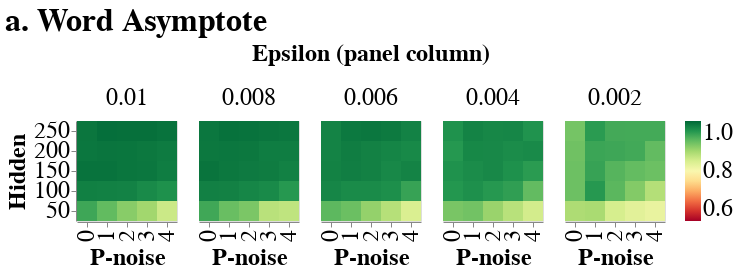

Write notebook code for a chart like this one.
### Markdown cell above
## Word asymptote

### Code cell
r1 = fig2(
    df_growth_word,
    title="a. Word Asymptote",
    var="max_acc",
    color_scheme="redyellowgreen",
    domain=(0.6, 1),
    font_size=24,
    epsilon_label="Epsilon (panel column)"
)

r1

### Figure 1 — Vega-Lite specification as saved in the notebook (floating-point values rounded to 4 significant figures)
{"config": {"view": {"continuousWidth": 400, "continuousHeight": 300}, "axis": {"labelFontSize": 24, "titleFontSize": 24}, "header": {"labelFontSize": 24, "titleFontSize": 24}, "legend": {"labelFontSize": 24, "titleFontSize": 24}, "title": {"font": "serif", "fontSize": 32, "fontStyle": "normal"}}, "data": {"name": "data-d84a7aaa31c09cefe8e3cfa32ea7f166"}, "mark": "rect", "encoding": {"color": {"type": "quantitative", "field": "max_acc", "scale": {"domain": [0.6, 1], "scheme": "redyellowgreen"}, "title": null}, "column": {"type": "ordinal", "field": "learning_rate", "sort": "descending", "title": "Epsilon (panel column)"}, "x": {"type": "ordinal", "field": "p_noise", "title": "P-noise"}, "y": {"type": "ordinal", "field": "hidden_units", "sort": "descending", "title": "Hidden"}}, "title": "a. Word Asymptote", "$schema": "https://vega.github.io/schema/vega-lite/v4.8.1.json", "datasets": {"data-d84a7aaa31c09cefe8e3cfa32ea7f166": [{"hidden_units": 50.0, "p_noise": 0.0, "learning_rate": 0.002, "code_name": 64760000.0, "cleanup_units": 15.0, "mse": 0.001613, "max_acc": 0.8724, "k": 7.331, "x0": 0.01354, "growth": 2.109}, {"hidden_units": 50.0, "p_noise": 0.0, "learning_rate": 0.004, "code_name": 64760000.0, "cleanup_units": 15.0, "mse": 0.001807, "max_acc": 0.9069, "k": 14.52, "x0": 0.007016, "growth": 2.701}, {"hidden_units": 50.0, "p_noise": 0.0, "learning_rate": 0.006, "code_name": 64760000.0, "cleanup_units": 15.0, "mse": 0.002192, "max_acc": 0.9245, "k": 18.64, "x0": 0.003905, "growth": 2.938}, {"hidden_units": 50.0, "p_noise": 0.0, "learning_rate": 0.008, "code_name": 64760000.0, "cleanup_units": 15.0, "mse": 0.002609, "max_acc": 0.9417, "k": 23.14, "x0": 0.002667, "growth": 3.121}, {"hidden_units": 50.0, "p_noise": 0.0, "learning_rate": 0.01, "code_name": 64760000.0, "cleanup_units": 15.0, "mse": 0.002172, "max_acc": 0.9428, "k": 26.95, "x0": 0.001875, "growth": 3.255}, {"hidden_units": 50.0, "p_noise": 1.0, "learning_rate": 0.002, "code_name": 64760000.0, "cleanup_units": 15.0, "mse": 0.00123, "max_acc": 0.8753, "k": 5.469, "x0": 0.0494, "growth": 1.842}, {"hidden_units": 50.0, "p_noise": 1.0, "learning_rate": 0.004, "code_name": 64760000.0, "cleanup_units": 15.0, "mse": 0.001672, "max_acc": 0.9116, "k": 10.35, "x0": 0.02052, "growth": 2.375}, {"hidden_units": 50.0, "p_noise": 1.0, "learning_rate": 0.006, "code_name": 64760000.0, "cleanup_units": 15.0, "mse": 0.00189, "max_acc": 0.9156, "k": 15.37, "x0": 0.01294, "growth": 2.74}, {"hidden_units": 50.0, "p_noise": 1.0, "learning_rate": 0.008, "code_name": 64760000.0, "cleanup_units": 15.0, "mse": 0.001937, "max_acc": 0.9169, "k": 19.89, "x0": 0.008648, "growth": 2.969}, {"hidden_units": 50.0, "p_noise": 1.0, "learning_rate": 0.01, "code_name": 64760000.0, "cleanup_units": 15.0, "mse": 0.002128, "max_acc": 0.9211, "k": 23.19, "x0": 0.006649, "growth": 3.128}, {"hidden_units": 50.0, "p_noise": 2.0, "learning_rate": 0.002, "code_name": 64760000.0, "cleanup_units": 15.0, "mse": 0.0007661, "max_acc": 0.8405, "k": 3.909, "x0": 0.1333, "growth": 1.564}, {"hidden_units": 50.0, "p_noise": 2.0, "learning_rate": 0.004, "code_name": 64760000.0, "cleanup_units": 15.0, "mse": 0.001328, "max_acc": 0.8866, "k": 6.513, "x0": 0.05958, "growth": 1.973}, {"hidden_units": 50.0, "p_noise": 2.0, "learning_rate": 0.006, "code_name": 64760000.0, "cleanup_units": 15.0, "mse": 0.002031, "max_acc": 0.8901, "k": 9.949, "x0": 0.03443, "growth": 2.349}, {"hidden_units": 50.0, "p_noise": 2.0, "learning_rate": 0.008, "code_name": 64760000.0, "cleanup_units": 15.0, "mse": 0.001881, "max_acc": 0.9055, "k": 13.36, "x0": 0.02401, "growth": 2.606}, {"hidden_units": 50.0, "p_noise": 2.0, "learning_rate": 0.01, "code_name": 64760000.0, "cleanup_units": 15.0, "mse": 0.002219, "max_acc": 0.8978, "k": 18.73, "x0": 0.01941, "growth": 2.932}, {"hidden_units": 50.0, "p_noise": 3.0, "learning_rate": 0.002, "code_name": 64760000.0, "cleanup_units": 15.0, "mse": 0.00108, "max_acc": 0.8265, "k": 2.492, "x0": 0.2407, "growth": 1.216}, {"hidden_units": 50.0, "p_noise": 3.0, "learning_rate": 0.004, "code_name": 64760000.0, "cleanup_units": 15.0, "mse": 0.001173, "max_acc": 0.8641, "k": 4.562, "x0": 0.1094, "growth": 1.664}, {"hidden_units": 50.0, "p_noise": 3.0, "learning_rate": 0.006, "code_name": 64760000.0, "cleanup_units": 15.0, "mse": 0.001409, "max_acc": 0.8661, "k": 6.324, "x0": 0.06728, "growth": 1.944}, {"hidden_units": 50.0, "p_noise": 3.0, "learning_rate": 0.008, "code_name": 64760000.0, "cleanup_units": 15.0, "mse": 0.002042, "max_acc": 0.8637, "k": 8.819, "x0": 0.04698, "growth": 2.242}, {"hidden_units": 50.0, "p_noise": 3.0, "learning_rate": 0.01, "code_name": 64760000.0, "cleanup_units": 15.0, "mse": 0.00198, "max_acc": 0.8812, "k": 11.16, "x0": 0.03398, "growth": 2.441}, {"hidden_units": 50.0, "p_noise": 4.0, "learning_rate": 0.002, "code_name": 64760000.0, "cleanup_units": 15.0, "mse": 0.001225, "max_acc": 0.8189, "k": 2.503, "x0": 0.3753, "growth": 1.088}, {"hidden_units": 50.0, "p_noise": 4.0, "learning_rate": 0.004, "code_name": 64760000.0, "cleanup_units": 15.0, "mse": 0.001236, "max_acc": 0.8431, "k": 3.28, "x0": 0.1748, "growth": 1.416}, {"hidden_units": 50.0, "p_noise": 4.0, "learning_rate": 0.006, "code_name": 64760000.0, "cleanup_units": 15.0, "mse": 0.001501, "max_acc": 0.8365, "k": 4.676, "x0": 0.1041, "growth": 1.693}, {"hidden_units": 50.0, "p_noise": 4.0, "learning_rate": 0.008, "code_name": 64760000.0, "cleanup_units": 15.0, "mse": 0.001417, "max_acc": 0.8584, "k": 6.403, "x0": 0.06947, "growth": 1.96}, {"hidden_units": 50.0, "p_noise": 4.0, "learning_rate": 0.01, "code_name": 64760000.0, "cleanup_units": 15.0, "mse": 0.002262, "max_acc": 0.8491, "k": 8.285, "x0": 0.05476, "growth": 2.185}, {"hidden_units": 100.0, "p_noise": 0.0, "learning_rate": 0.002, "code_name": 64760000.0, "cleanup_units": 15.0, "mse": 0.001991, "max_acc": 0.9146, "k": 7.846, "x0": 0.008416, "growth": 2.148}, {"hidden_units": 100.0, "p_noise": 0.0, "learning_rate": 0.004, "code_name": 64760000.0, "cleanup_units": 15.0, "mse": 0.002688, "max_acc": 0.9592, "k": 13.65, "x0": 0.003875, "growth": 2.632}, {"hidden_units": 100.0, "p_noise": 0.0, "learning_rate": 0.006, "code_name": 64760000.0, "cleanup_units": 15.0, "mse": 0.002054, "max_acc": 0.974, "k": 19.61, "x0": 0.002893, "growth": 2.937}, {"hidden_units": 100.0, "p_noise": 0.0, "learning_rate": 0.008, "code_name": 64760000.0, "cleanup_units": 15.0, "mse": 0.002357, "max_acc": 0.9791, "k": 23.65, "x0": 0.001775, "growth": 3.115}, {"hidden_units": 100.0, "p_noise": 0.0, "learning_rate": 0.01, "code_name": 64760000.0, "cleanup_units": 15.0, "mse": 0.002587, "max_acc": 0.9794, "k": 29.32, "x0": 0.0009945, "growth": 3.302}, {"hidden_units": 100.0, "p_noise": 1.0, "learning_rate": 0.002, "code_name": 64760000.0, "cleanup_units": 15.0, "mse": 0.001269, "max_acc": 0.9575, "k": 6.166, "x0": 0.02146, "growth": 1.898}, {"hidden_units": 100.0, "p_noise": 1.0, "learning_rate": 0.004, "code_name": 64760000.0, "cleanup_units": 15.0, "mse": 0.00165, "max_acc": 0.9653, "k": 12.46, "x0": 0.009216, "growth": 2.511}, {"hidden_units": 100.0, "p_noise": 1.0, "learning_rate": 0.006, "code_name": 64760000.0, "cleanup_units": 15.0, "mse": 0.001548, "max_acc": 0.9692, "k": 17.09, "x0": 0.005534, "growth": 2.805}, {"hidden_units": 100.0, "p_noise": 1.0, "learning_rate": 0.008, "code_name": 64760000.0, "cleanup_units": 15.0, "mse": 0.001507, "max_acc": 0.9781, "k": 21.88, "x0": 0.004671, "growth": 3.032}, {"hidden_units": 100.0, "p_noise": 1.0, "learning_rate": 0.01, "code_name": 64760000.0, "cleanup_units": 15.0, "mse": 0.001482, "max_acc": 0.9786, "k": 25.9, "x0": 0.003036, "growth": 3.193}, {"hidden_units": 100.0, "p_noise": 2.0, "learning_rate": 0.002, "code_name": 64760000.0, "cleanup_units": 15.0, "mse": 0.001236, "max_acc": 0.9257, "k": 5.491, "x0": 0.04743, "growth": 1.811}, {"hidden_units": 100.0, "p_noise": 2.0, "learning_rate": 0.004, "code_name": 64760000.0, "cleanup_units": 15.0, "mse": 0.001256, "max_acc": 0.9578, "k": 10.29, "x0": 0.02, "growth": 2.329}, {"hidden_units": 100.0, "p_noise": 2.0, "learning_rate": 0.006, "code_name": 64760000.0, "cleanup_units": 15.0, "mse": 0.001344, "max_acc": 0.9693, "k": 15.66, "x0": 0.01317, "growth": 2.712}, {"hidden_units": 100.0, "p_noise": 2.0, "learning_rate": 0.008, "code_name": 64760000.0, "cleanup_units": 15.0, "mse": 0.001325, "max_acc": 0.9742, "k": 20.03, "x0": 0.009033, "growth": 2.956}, {"hidden_units": 100.0, "p_noise": 2.0, "learning_rate": 0.01, "code_name": 64760000.0, "cleanup_units": 15.0, "mse": 0.001344, "max_acc": 0.9774, "k": 23.33, "x0": 0.005622, "growth": 3.086}, {"hidden_units": 100.0, "p_noise": 3.0, "learning_rate": 0.002, "code_name": 64760000.0, "cleanup_units": 15.0, "mse": 0.0009732, "max_acc": 0.9006, "k": 4.901, "x0": 0.08643, "growth": 1.728}, {"hidden_units": 100.0, "p_noise": 3.0, "learning_rate": 0.004, "code_name": 64760000.0, "cleanup_units": 15.0, "mse": 0.001171, "max_acc": 0.9518, "k": 7.901, "x0": 0.03727, "growth": 2.119}, {"hidden_units": 100.0, "p_noise": 3.0, "learning_rate": 0.006, "code_name": 64760000.0, "cleanup_units": 15.0, "mse": 0.001361, "max_acc": 0.9662, "k": 13.17, "x0": 0.02109, "growth": 2.541}, {"hidden_units": 100.0, "p_noise": 3.0, "learning_rate": 0.008, "code_name": 64760000.0, "cleanup_units": 15.0, "mse": 0.0014, "max_acc": 0.9704, "k": 17.95, "x0": 0.01581, "growth": 2.831}, {"hidden_units": 100.0, "p_noise": 3.0, "learning_rate": 0.01, "code_name": 64760000.0, "cleanup_units": 15.0, "mse": 0.001468, "max_acc": 0.9706, "k": 20.77, "x0": 0.01103, "growth": 2.975}, {"hidden_units": 100.0, "p_noise": 4.0, "learning_rate": 0.002, "code_name": 64760000.0, "cleanup_units": 15.0, "mse": 0.0009965, "max_acc": 0.8675, "k": 4.092, "x0": 0.1384, "growth": 1.598}, {"hidden_units": 100.0, "p_noise": 4.0, "learning_rate": 0.004, "code_name": 64760000.0, "cleanup_units": 15.0, "mse": 0.001172, "max_acc": 0.9207, "k": 6.895, "x0": 0.06306, "growth": 2.017}, {"hidden_units": 100.0, "p_noise": 4.0, "learning_rate": 0.006, "code_name": 64760000.0, "cleanup_units": 15.0, "mse": 0.001259, "max_acc": 0.9472, "k": 10.32, "x0": 0.03542, "growth": 2.339}, {"hidden_units": 100.0, "p_noise": 4.0, "learning_rate": 0.008, "code_name": 64760000.0, "cleanup_units": 15.0, "mse": 0.00129, "max_acc": 0.9575, "k": 15.09, "x0": 0.02457, "growth": 2.658}, {"hidden_units": 100.0, "p_noise": 4.0, "learning_rate": 0.01, "code_name": 64760000.0, "cleanup_units": 15.0, "mse": 0.001555, "max_acc": 0.9648, "k": 18.49, "x0": 0.01823, "growth": 2.865}, {"hidden_units": 150.0, "p_noise": 0.0, "learning_rate": 0.002, "code_name": 64760000.0, "cleanup_units": 15.0, "mse": 0.002302, "max_acc": 0.9145, "k": 8.145, "x0": 0.006429, "growth": 2.179}, {"hidden_units": 150.0, "p_noise": 0.0, "learning_rate": 0.004, "code_name": 64760000.0, "cleanup_units": 15.0, "mse": 0.002585, "max_acc": 0.9632, "k": 14.0, "x0": 0.002712, "growth": 2.65}, {"hidden_units": 150.0, "p_noise": 0.0, "learning_rate": 0.006, "code_name": 64760000.0, "cleanup_units": 15.0, "mse": 0.002392, "max_acc": 0.9777, "k": 19.52, "x0": 0.002196, "growth": 2.931}, {"hidden_units": 150.0, "p_noise": 0.0, "learning_rate": 0.008, "code_name": 64760000.0, "cleanup_units": 15.0, "mse": 0.002305, "max_acc": 0.9898, "k": 23.48, "x0": 0.0007772, "growth": 3.097}, {"hidden_units": 150.0, "p_noise": 0.0, "learning_rate": 0.01, "code_name": 64760000.0, "cleanup_units": 15.0, "mse": 0.002434, "max_acc": 0.9908, "k": 28.98, "x0": 0.0008347, "growth": 3.287}, {"hidden_units": 150.0, "p_noise": 1.0, "learning_rate": 0.002, "code_name": 64760000.0, "cleanup_units": 15.0, "mse": 0.00149, "max_acc": 0.947, "k": 6.564, "x0": 0.01563, "growth": 1.969}, {"hidden_units": 150.0, "p_noise": 1.0, "learning_rate": 0.004, "code_name": 64760000.0, "cleanup_units": 15.0, "mse": 0.001616, "max_acc": 0.9685, "k": 12.99, "x0": 0.007577, "growth": 2.569}, {"hidden_units": 150.0, "p_noise": 1.0, "learning_rate": 0.006, "code_name": 64760000.0, "cleanup_units": 15.0, "mse": 0.001578, "max_acc": 0.9805, "k": 18.15, "x0": 0.004728, "growth": 2.863}, {"hidden_units": 150.0, "p_noise": 1.0, "learning_rate": 0.008, "code_name": 64760000.0, "cleanup_units": 15.0, "mse": 0.001587, "max_acc": 0.9863, "k": 23.41, "x0": 0.003402, "growth": 3.094}, {"hidden_units": 150.0, "p_noise": 1.0, "learning_rate": 0.01, "code_name": 64760000.0, "cleanup_units": 15.0, "mse": 0.00183, "max_acc": 0.9902, "k": 27.27, "x0": 0.002247, "growth": 3.237}, {"hidden_units": 150.0, "p_noise": 2.0, "learning_rate": 0.002, "code_name": 64760000.0, "cleanup_units": 15.0, "mse": 0.001088, "max_acc": 0.9284, "k": 6.113, "x0": 0.03085, "growth": 1.923}, {"hidden_units": 150.0, "p_noise": 2.0, "learning_rate": 0.004, "code_name": 64760000.0, "cleanup_units": 15.0, "mse": 0.001246, "max_acc": 0.9719, "k": 12.33, "x0": 0.01402, "growth": 2.501}, {"hidden_units": 150.0, "p_noise": 2.0, "learning_rate": 0.006, "code_name": 64760000.0, "cleanup_units": 15.0, "mse": 0.001244, "max_acc": 0.978, "k": 17.16, "x0": 0.007987, "growth": 2.811}, {"hidden_units": 150.0, "p_noise": 2.0, "learning_rate": 0.008, "code_name": 64760000.0, "cleanup_units": 15.0, "mse": 0.001183, "max_acc": 0.984, "k": 21.65, "x0": 0.005241, "growth": 3.021}, {"hidden_units": 150.0, "p_noise": 2.0, "learning_rate": 0.01, "code_name": 64760000.0, "cleanup_units": 15.0, "mse": 0.001371, "max_acc": 0.9878, "k": 26.18, "x0": 0.004499, "growth": 3.194}, {"hidden_units": 150.0, "p_noise": 3.0, "learning_rate": 0.002, "code_name": 64760000.0, "cleanup_units": 15.0, "mse": 0.0009655, "max_acc": 0.9201, "k": 5.799, "x0": 0.05133, "growth": 1.877}, {"hidden_units": 150.0, "p_noise": 3.0, "learning_rate": 0.004, "code_name": 64760000.0, "cleanup_units": 15.0, "mse": 0.001486, "max_acc": 0.9646, "k": 10.6, "x0": 0.02056, "growth": 2.366}, {"hidden_units": 150.0, "p_noise": 3.0, "learning_rate": 0.006, "code_name": 64760000.0, "cleanup_units": 15.0, "mse": 0.001269, "max_acc": 0.9723, "k": 16.72, "x0": 0.01346, "growth": 2.77}, {"hidden_units": 150.0, "p_noise": 3.0, "learning_rate": 0.008, "code_name": 64760000.0, "cleanup_units": 15.0, "mse": 0.001315, "max_acc": 0.9828, "k": 20.61, "x0": 0.009141, "growth": 2.971}, {"hidden_units": 150.0, "p_noise": 3.0, "learning_rate": 0.01, "code_name": 64760000.0, "cleanup_units": 15.0, "mse": 0.001281, "max_acc": 0.987, "k": 25.34, "x0": 0.006949, "growth": 3.165}, {"hidden_units": 150.0, "p_noise": 4.0, "learning_rate": 0.002, "code_name": 64760000.0, "cleanup_units": 15.0, "mse": 0.00103, "max_acc": 0.9148, "k": 5.023, "x0": 0.06965, "growth": 1.752}, {"hidden_units": 150.0, "p_noise": 4.0, "learning_rate": 0.004, "code_name": 64760000.0, "cleanup_units": 15.0, "mse": 0.001142, "max_acc": 0.955, "k": 9.171, "x0": 0.03122, "growth": 2.244}, {"hidden_units": 150.0, "p_noise": 4.0, "learning_rate": 0.006, "code_name": 64760000.0, "cleanup_units": 15.0, "mse": 0.001274, "max_acc": 0.9765, "k": 14.73, "x0": 0.019, "growth": 2.647}, {"hidden_units": 150.0, "p_noise": 4.0, "learning_rate": 0.008, "code_name": 64760000.0, "cleanup_units": 15.0, "mse": 0.001287, "max_acc": 0.9786, "k": 18.94, "x0": 0.01312, "growth": 2.89}, {"hidden_units": 150.0, "p_noise": 4.0, "learning_rate": 0.01, "code_name": 64760000.0, "cleanup_units": 15.0, "mse": 0.001407, "max_acc": 0.982, "k": 22.17, "x0": 0.009002, "growth": 3.05}, {"hidden_units": 200.0, "p_noise": 0.0, "learning_rate": 0.002, "code_name": 64760000.0, "cleanup_units": 15.0, "mse": 0.002609, "max_acc": 0.9126, "k": 8.586, "x0": 0.006145, "growth": 2.222}, {"hidden_units": 200.0, "p_noise": 0.0, "learning_rate": 0.004, "code_name": 64760000.0, "cleanup_units": 15.0, "mse": 0.002995, "max_acc": 0.9583, "k": 13.63, "x0": 0.002097, "growth": 2.627}, {"hidden_units": 200.0, "p_noise": 0.0, "learning_rate": 0.006, "code_name": 64760000.0, "cleanup_units": 15.0, "mse": 0.002646, "max_acc": 0.9764, "k": 19.35, "x0": 0.001511, "growth": 2.928}, {"hidden_units": 200.0, "p_noise": 0.0, "learning_rate": 0.008, "code_name": 64760000.0, "cleanup_units": 15.0, "mse": 0.002451, "max_acc": 0.9859, "k": 23.57, "x0": 0.0006578, "growth": 3.103}, {"hidden_units": 200.0, "p_noise": 0.0, "learning_rate": 0.01, "code_name": 64760000.0, "cleanup_units": 15.0, "mse": 0.002385, "max_acc": 0.987, "k": 29.39, "x0": 0.0006439, "growth": 3.298}, {"hidden_units": 200.0, "p_noise": 1.0, "learning_rate": 0.002, "code_name": 64760000.0, "cleanup_units": 15.0, "mse": 0.001385, "max_acc": 0.9447, "k": 6.974, "x0": 0.01526, "growth": 2.02}, {"hidden_units": 200.0, "p_noise": 1.0, "learning_rate": 0.004, "code_name": 64760000.0, "cleanup_units": 15.0, "mse": 0.001554, "max_acc": 0.9726, "k": 13.41, "x0": 0.006796, "growth": 2.58}, {"hidden_units": 200.0, "p_noise": 1.0, "learning_rate": 0.006, "code_name": 64760000.0, "cleanup_units": 15.0, "mse": 0.001623, "max_acc": 0.9814, "k": 18.96, "x0": 0.004446, "growth": 2.901}, {"hidden_units": 200.0, "p_noise": 1.0, "learning_rate": 0.008, "code_name": 64760000.0, "cleanup_units": 15.0, "mse": 0.00145, "max_acc": 0.987, "k": 23.67, "x0": 0.002686, "growth": 3.1}, {"hidden_units": 200.0, "p_noise": 1.0, "learning_rate": 0.01, "code_name": 64760000.0, "cleanup_units": 15.0, "mse": 0.001544, "max_acc": 0.9887, "k": 28.88, "x0": 0.002467, "growth": 3.286}, {"hidden_units": 200.0, "p_noise": 2.0, "learning_rate": 0.002, "code_name": 64760000.0, "cleanup_units": 15.0, "mse": 0.00124, "max_acc": 0.9433, "k": 6.579, "x0": 0.02631, "growth": 1.972}, {"hidden_units": 200.0, "p_noise": 2.0, "learning_rate": 0.004, "code_name": 64760000.0, "cleanup_units": 15.0, "mse": 0.001329, "max_acc": 0.972, "k": 13.15, "x0": 0.01231, "growth": 2.56}, {"hidden_units": 200.0, "p_noise": 2.0, "learning_rate": 0.006, "code_name": 64760000.0, "cleanup_units": 15.0, "mse": 0.001519, "max_acc": 0.9781, "k": 19.1, "x0": 0.007458, "growth": 2.905}, {"hidden_units": 200.0, "p_noise": 2.0, "learning_rate": 0.008, "code_name": 64760000.0, "cleanup_units": 15.0, "mse": 0.0014, "max_acc": 0.9858, "k": 24.77, "x0": 0.005995, "growth": 3.142}, {"hidden_units": 200.0, "p_noise": 2.0, "learning_rate": 0.01, "code_name": 64760000.0, "cleanup_units": 15.0, "mse": 0.001315, "max_acc": 0.9882, "k": 29.13, "x0": 0.004364, "growth": 3.297}, {"hidden_units": 200.0, "p_noise": 3.0, "learning_rate": 0.002, "code_name": 64760000.0, "cleanup_units": 15.0, "mse": 0.001303, "max_acc": 0.9404, "k": 6.324, "x0": 0.03689, "growth": 1.931}, {"hidden_units": 200.0, "p_noise": 3.0, "learning_rate": 0.004, "code_name": 64760000.0, "cleanup_units": 15.0, "mse": 0.001275, "max_acc": 0.9683, "k": 12.01, "x0": 0.01721, "growth": 2.488}, {"hidden_units": 200.0, "p_noise": 3.0, "learning_rate": 0.006, "code_name": 64760000.0, "cleanup_units": 15.0, "mse": 0.001384, "max_acc": 0.9752, "k": 18.9, "x0": 0.01158, "growth": 2.894}, {"hidden_units": 200.0, "p_noise": 3.0, "learning_rate": 0.008, "code_name": 64760000.0, "cleanup_units": 15.0, "mse": 0.001212, "max_acc": 0.9818, "k": 23.78, "x0": 0.00724, "growth": 3.095}, {"hidden_units": 200.0, "p_noise": 3.0, "learning_rate": 0.01, "code_name": 64760000.0, "cleanup_units": 15.0, "mse": 0.00128, "max_acc": 0.9861, "k": 27.78, "x0": 0.005755, "growth": 3.253}, {"hidden_units": 200.0, "p_noise": 4.0, "learning_rate": 0.002, "code_name": 64760000.0, "cleanup_units": 15.0, "mse": 0.001249, "max_acc": 0.9206, "k": 6.181, "x0": 0.0557, "growth": 1.925}, {"hidden_units": 200.0, "p_noise": 4.0, "learning_rate": 0.004, "code_name": 64760000.0, "cleanup_units": 15.0, "mse": 0.001504, "max_acc": 0.9703, "k": 10.77, "x0": 0.02278, "growth": 2.381}, {"hidden_units": 200.0, "p_noise": 4.0, "learning_rate": 0.006, "code_name": 64760000.0, "cleanup_units": 15.0, "mse": 0.001488, "max_acc": 0.9716, "k": 17.74, "x0": 0.0159, "growth": 2.839}, {"hidden_units": 200.0, "p_noise": 4.0, "learning_rate": 0.008, "code_name": 64760000.0, "cleanup_units": 15.0, "mse": 0.001277, "max_acc": 0.9819, "k": 22.13, "x0": 0.01049, "growth": 3.037}, {"hidden_units": 200.0, "p_noise": 4.0, "learning_rate": 0.01, "code_name": 64760000.0, "cleanup_units": 15.0, "mse": 0.001191, "max_acc": 0.9832, "k": 26.95, "x0": 0.007395, "growth": 3.217}, {"hidden_units": 250.0, "p_noise": 0.0, "learning_rate": 0.002, "code_name": 64760000.0, "cleanup_units": 15.0, "mse": 0.002973, "max_acc": 0.9092, "k": 8.838, "x0": 0.004944, "growth": 2.249}, {"hidden_units": 250.0, "p_noise": 0.0, "learning_rate": 0.004, "code_name": 64760000.0, "cleanup_units": 15.0, "mse": 0.003371, "max_acc": 0.9633, "k": 13.58, "x0": 0.001666, "growth": 2.62}, {"hidden_units": 250.0, "p_noise": 0.0, "learning_rate": 0.006, "code_name": 64760000.0, "cleanup_units": 15.0, "mse": 0.0032, "max_acc": 0.9764, "k": 18.55, "x0": 0.0008426, "growth": 2.903}, {"hidden_units": 250.0, "p_noise": 0.0, "learning_rate": 0.008, "code_name": 64760000.0, "cleanup_units": 15.0, "mse": 0.002984, "max_acc": 0.9873, "k": 22.69, "x0": 0.0004928, "growth": 3.069}, {"hidden_units": 250.0, "p_noise": 0.0, "learning_rate": 0.01, "code_name": 64760000.0, "cleanup_units": 15.0, "mse": 0.002609, "max_acc": 0.9876, "k": 28.62, "x0": 0.0006713, "growth": 3.276}, {"hidden_units": 250.0, "p_noise": 1.0, "learning_rate": 0.002, "code_name": 64760000.0, "cleanup_units": 15.0, "mse": 0.001633, "max_acc": 0.9552, "k": 6.727, "x0": 0.01039, "growth": 1.991}, {"hidden_units": 250.0, "p_noise": 1.0, "learning_rate": 0.004, "code_name": 64760000.0, "cleanup_units": 15.0, "mse": 0.00171, "max_acc": 0.9767, "k": 12.58, "x0": 0.004278, "growth": 2.544}, {"hidden_units": 250.0, "p_noise": 1.0, "learning_rate": 0.006, "code_name": 64760000.0, "cleanup_units": 15.0, "mse": 0.001493, "max_acc": 0.9854, "k": 17.73, "x0": 0.003292, "growth": 2.853}, {"hidden_units": 250.0, "p_noise": 1.0, "learning_rate": 0.008, "code_name": 64760000.0, "cleanup_units": 15.0, "mse": 0.001702, "max_acc": 0.9915, "k": 23.01, "x0": 0.002382, "growth": 3.082}, {"hidden_units": 250.0, "p_noise": 1.0, "learning_rate": 0.01, "code_name": 64760000.0, "cleanup_units": 15.0, "mse": 0.001825, "max_acc": 0.994, "k": 26.98, "x0": 0.001395, "growth": 3.232}, {"hidden_units": 250.0, "p_noise": 2.0, "learning_rate": 0.002, "code_name": 64760000.0, "cleanup_units": 15.0, "mse": 0.001248, "max_acc": 0.9395, "k": 6.675, "x0": 0.01908, "growth": 1.998}, {"hidden_units": 250.0, "p_noise": 2.0, "learning_rate": 0.004, "code_name": 64760000.0, "cleanup_units": 15.0, "mse": 0.001513, "max_acc": 0.9729, "k": 12.84, "x0": 0.008353, "growth": 2.565}, {"hidden_units": 250.0, "p_noise": 2.0, "learning_rate": 0.006, "code_name": 64760000.0, "cleanup_units": 15.0, "mse": 0.00138, "max_acc": 0.9868, "k": 18.04, "x0": 0.005496, "growth": 2.863}, {"hidden_units": 250.0, "p_noise": 2.0, "learning_rate": 0.008, "code_name": 64760000.0, "cleanup_units": 15.0, "mse": 0.001368, "max_acc": 0.9904, "k": 23.67, "x0": 0.004671, "growth": 3.115}, {"hidden_units": 250.0, "p_noise": 2.0, "learning_rate": 0.01, "code_name": 64760000.0, "cleanup_units": 15.0, "mse": 0.001524, "max_acc": 0.9935, "k": 28.88, "x0": 0.003546, "growth": 3.282}, {"hidden_units": 250.0, "p_noise": 3.0, "learning_rate": 0.002, "code_name": 64760000.0, "cleanup_units": 15.0, "mse": 0.001281, "max_acc": 0.9391, "k": 6.379, "x0": 0.02969, "growth": 1.952}, {"hidden_units": 250.0, "p_noise": 3.0, "learning_rate": 0.004, "code_name": 64760000.0, "cleanup_units": 15.0, "mse": 0.001165, "max_acc": 0.9737, "k": 12.57, "x0": 0.01347, "growth": 2.526}, {"hidden_units": 250.0, "p_noise": 3.0, "learning_rate": 0.006, "code_name": 64760000.0, "cleanup_units": 15.0, "mse": 0.001495, "max_acc": 0.9847, "k": 18.08, "x0": 0.007988, "growth": 2.864}, {"hidden_units": 250.0, "p_noise": 3.0, "learning_rate": 0.008, "code_name": 64760000.0, "cleanup_units": 15.0, "mse": 0.001117, "max_acc": 0.9884, "k": 22.91, "x0": 0.005357, "growth": 3.081}, {"hidden_units": 250.0, "p_noise": 3.0, "learning_rate": 0.01, "code_name": 64760000.0, "cleanup_units": 15.0, "mse": 0.001218, "max_acc": 0.9926, "k": 26.93, "x0": 0.004055, "growth": 3.237}, {"hidden_units": 250.0, "p_noise": 4.0, "learning_rate": 0.002, "code_name": 64760000.0, "cleanup_units": 15.0, "mse": 0.001277, "max_acc": 0.9395, "k": 6.195, "x0": 0.0416, "growth": 1.928}, {"hidden_units": 250.0, "p_noise": 4.0, "learning_rate": 0.004, "code_name": 64760000.0, "cleanup_units": 15.0, "mse": 0.001391, "max_acc": 0.9622, "k": 12.33, "x0": 0.01822, "growth": 2.519}, {"hidden_units": 250.0, "p_noise": 4.0, "learning_rate": 0.006, "code_name": 64760000.0, "cleanup_units": 15.0, "mse": 0.001446, "max_acc": 0.9774, "k": 17.96, "x0": 0.01115, "growth": 2.86}, {"hidden_units": 250.0, "p_noise": 4.0, "learning_rate": 0.008, "code_name": 64760000.0, "cleanup_units": 15.0, "mse": 0.001103, "max_acc": 0.987, "k": 22.16, "x0": 0.00724, "growth": 3.047}, {"hidden_units": 250.0, "p_noise": 4.0, "learning_rate": 0.01, "code_name": 64760000.0, "cleanup_units": 15.0, "mse": 0.001383, "max_acc": 0.9903, "k": 26.05, "x0": 0.005398, "growth": 3.214}]}}
